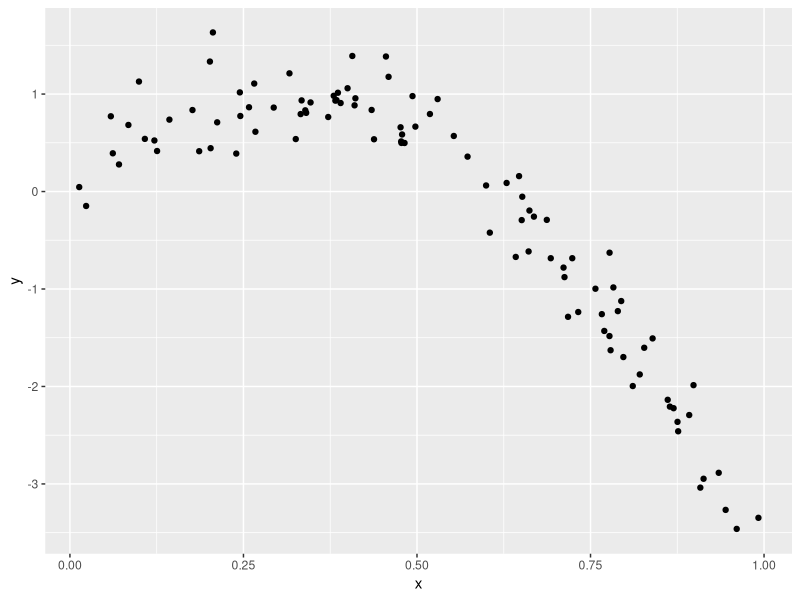
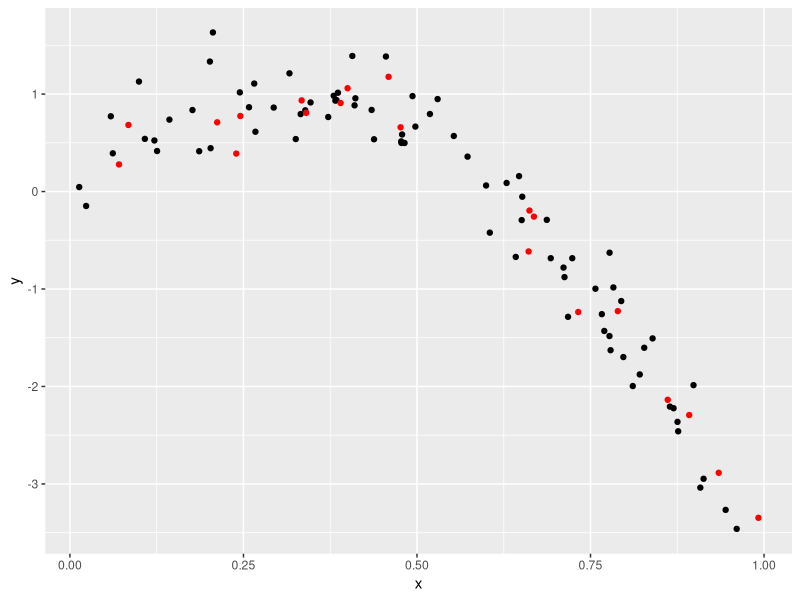
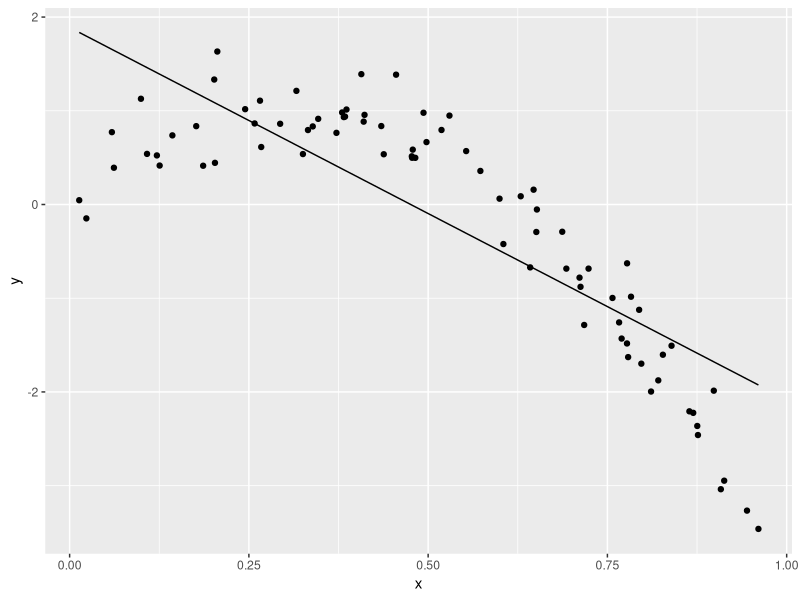
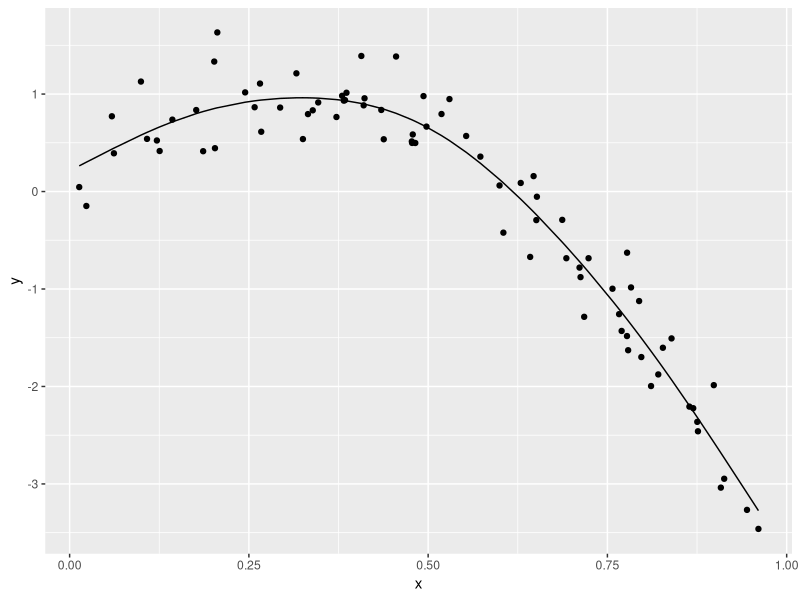
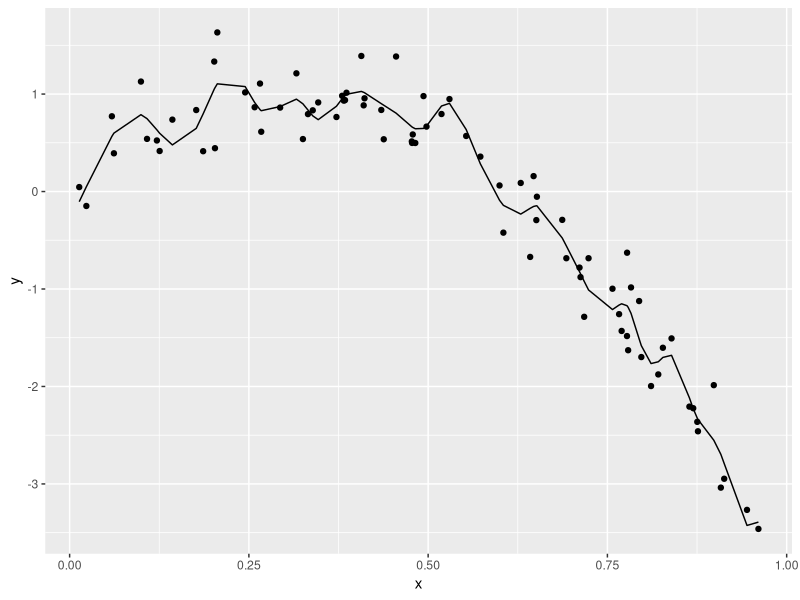

Reproduce these figures in R, in order.
## ---- chunk 1
knitr::opts_chunk$set(echo = TRUE)
## ---- chunk 2
library(tidyverse)
library(modelr)

set.seed(1)
## ---- chunk 3
nonlin_df = 
  tibble(
    id = 1:100,
    x = runif(100, 0, 1),
    y = 1 - 10 * (x - 0.3) ^ 2 + rnorm(100, 0, 0.3)
  )

nonlin_df |> 
  ggplot(aes(x = x, y = y)) +
  geom_point()
## ---- chunk 4
train_df = sample_n(nonlin_df, 80)

test_df = anti_join(nonlin_df, train_df, by = "id")

train_df |> 
  ggplot(aes(x = x, y = y)) +
  geom_point() +
  geom_point(data = test_df, color = "red")
## ---- chunk 5
linear_mod = lm(y ~ x, data = train_df)
## ---- chunk 6
train_df |> 
  modelr::add_predictions(linear_mod) |> 
  ggplot(aes(x = x, y = y)) +
  geom_point() +
  geom_line(aes(y = pred))
## ---- chunk 7
smooth_mod = mgcv::gam(y ~ s(x), data = train_df)
## ---- chunk 8
train_df |> 
  modelr::add_predictions(smooth_mod) |> 
  ggplot(aes(x = x, y = y)) +
  geom_point() +
  geom_line(aes(y = pred))
## ---- chunk 9
wiggly_mod = mgcv::gam(y ~ s(x, k = 30), sp = 10e-6, data = train_df)
train_df |> 
  modelr::add_predictions(wiggly_mod) |> 
  ggplot(aes(x = x, y = y)) +
  geom_point() +
  geom_line(aes(y = pred))
## ---- chunk 10
rmse(linear_mod, train_df)
rmse(smooth_mod, train_df)
rmse(wiggly_mod, train_df)
## ---- chunk 11
rmse(linear_mod, test_df)
rmse(smooth_mod, test_df)
rmse(wiggly_mod, test_df)
